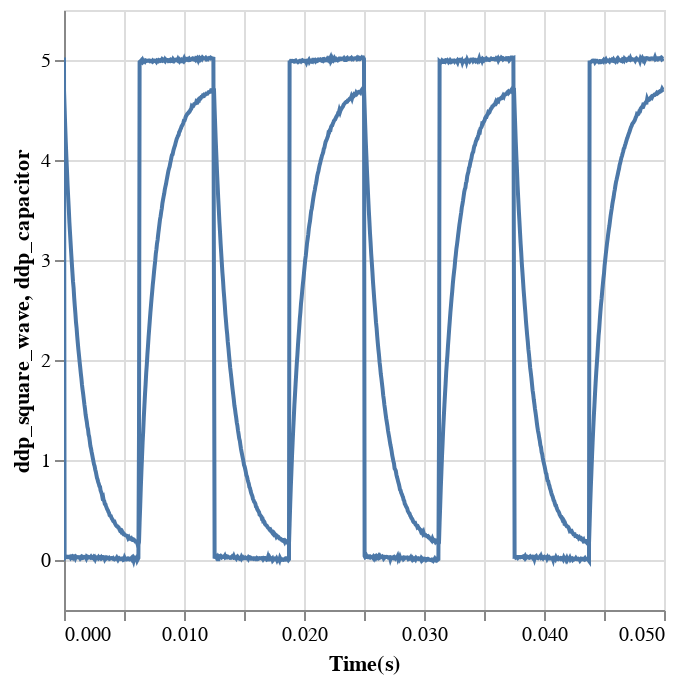

Here is the notebook cell this chart was saved with:
### Code cell
graph = alt.Chart(data_df)
ch1 = graph.mark_line().encode(alt.X('Time(s)'), alt.Y('ddp_square_wave')).interactive()
ch2 = graph.mark_line().encode(alt.X('Time(s)'), alt.Y('ddp_capacitor')).interactive()

ch1 + ch2

### Figure 1 — Vega-Lite specification as saved in the notebook (floating-point values rounded to 4 significant figures; data arrays with more than 128 entries replaced by an {"elided": "..."} marker saying what was removed)
{"config": {"view": {"continuousWidth": 300, "continuousHeight": 300}}, "layer": [{"mark": {"type": "line"}, "encoding": {"x": {"field": "Time(s)", "type": "quantitative"}, "y": {"field": "ddp_square_wave", "type": "quantitative"}}, "name": "view_11"}, {"mark": {"type": "line"}, "encoding": {"x": {"field": "Time(s)", "type": "quantitative"}, "y": {"field": "ddp_capacitor", "type": "quantitative"}}, "name": "view_12"}], "data": {"name": "data-19404a93acff0f765455e7bf1d24adbe"}, "params": [{"name": "param_11", "select": {"type": "interval", "encodings": ["x", "y"]}, "bind": "scales", "views": ["view_11"]}, {"name": "param_12", "select": {"type": "interval", "encodings": ["x", "y"]}, "bind": "scales", "views": ["view_12"]}], "$schema": "https://vega.github.io/schema/vega-lite/v5.20.1.json", "datasets": {"data-19404a93acff0f765455e7bf1d24adbe": {"elided": "1000 records"}}}
